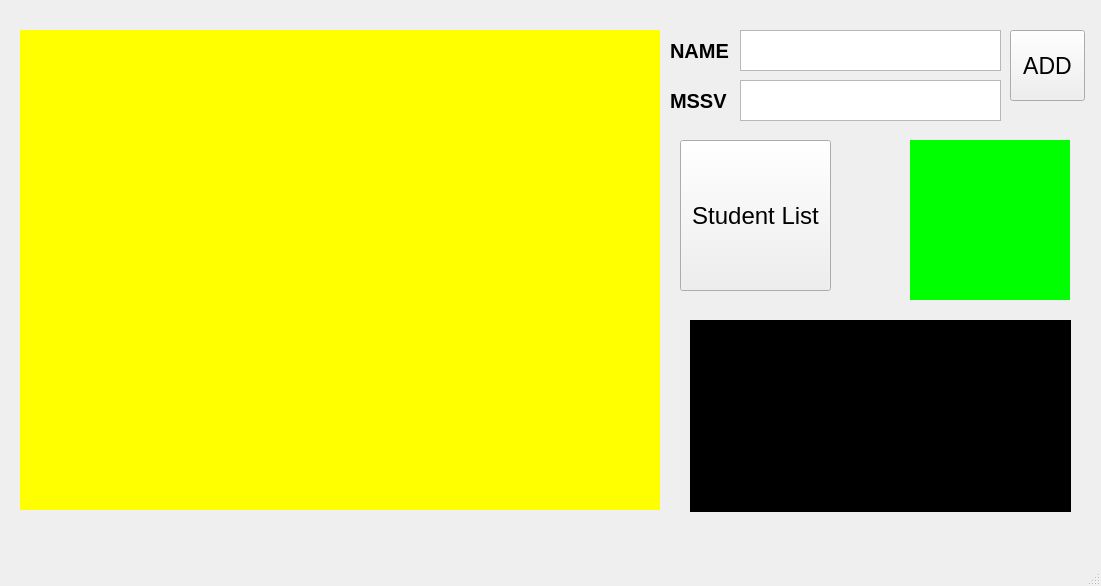
<?xml version="1.0" encoding="UTF-8"?>
<ui version="4.0">
 <class>MainWindow</class>
 <widget class="QMainWindow" name="MainWindow">
  <property name="geometry">
   <rect>
    <x>0</x>
    <y>0</y>
    <width>1101</width>
    <height>586</height>
   </rect>
  </property>
  <property name="windowTitle">
   <string>MainWindow</string>
  </property>
  <property name="styleSheet">
   <string notr="true"/>
  </property>
  <widget class="QWidget" name="centralwidget">
   <widget class="QLabel" name="frame">
    <property name="geometry">
     <rect>
      <x>20</x>
      <y>30</y>
      <width>640</width>
      <height>480</height>
     </rect>
    </property>
    <property name="autoFillBackground">
     <bool>false</bool>
    </property>
    <property name="styleSheet">
     <string notr="true">background-color: rgb(255, 255, 0);</string>
    </property>
    <property name="text">
     <string/>
    </property>
   </widget>
   <widget class="QPushButton" name="add">
    <property name="geometry">
     <rect>
      <x>1010</x>
      <y>30</y>
      <width>75</width>
      <height>71</height>
     </rect>
    </property>
    <property name="font">
     <font>
      <pointsize>17</pointsize>
     </font>
    </property>
    <property name="text">
     <string>ADD</string>
    </property>
   </widget>
   <widget class="QPushButton" name="student_list">
    <property name="geometry">
     <rect>
      <x>680</x>
      <y>140</y>
      <width>151</width>
      <height>151</height>
     </rect>
    </property>
    <property name="font">
     <font>
      <pointsize>18</pointsize>
     </font>
    </property>
    <property name="text">
     <string>Student List</string>
    </property>
   </widget>
   <widget class="QLabel" name="face">
    <property name="geometry">
     <rect>
      <x>910</x>
      <y>140</y>
      <width>160</width>
      <height>160</height>
     </rect>
    </property>
    <property name="styleSheet">
     <string notr="true">background-color: rgb(0, 255, 0);</string>
    </property>
    <property name="text">
     <string/>
    </property>
   </widget>
   <widget class="QTextEdit" name="mssv_input">
    <property name="geometry">
     <rect>
      <x>740</x>
      <y>80</y>
      <width>261</width>
      <height>41</height>
     </rect>
    </property>
    <property name="font">
     <font>
      <pointsize>18</pointsize>
     </font>
    </property>
    <property name="html">
     <string>&lt;!DOCTYPE HTML PUBLIC &quot;-//W3C//DTD HTML 4.0//EN&quot; &quot;http://www.w3.org/TR/REC-html40/strict.dtd&quot;&gt;
&lt;html&gt;&lt;head&gt;&lt;meta name=&quot;qrichtext&quot; content=&quot;1&quot; /&gt;&lt;style type=&quot;text/css&quot;&gt;
p, li { white-space: pre-wrap; }
&lt;/style&gt;&lt;/head&gt;&lt;body style=&quot; font-family:'MS Shell Dlg 2'; font-size:18pt; font-weight:400; font-style:normal;&quot;&gt;
&lt;p style=&quot;-qt-paragraph-type:empty; margin-top:0px; margin-bottom:0px; margin-left:0px; margin-right:0px; -qt-block-indent:0; text-indent:0px;&quot;&gt;&lt;br /&gt;&lt;/p&gt;&lt;/body&gt;&lt;/html&gt;</string>
    </property>
   </widget>
   <widget class="QTextEdit" name="name_input">
    <property name="geometry">
     <rect>
      <x>740</x>
      <y>30</y>
      <width>261</width>
      <height>41</height>
     </rect>
    </property>
    <property name="font">
     <font>
      <pointsize>18</pointsize>
     </font>
    </property>
    <property name="html">
     <string>&lt;!DOCTYPE HTML PUBLIC &quot;-//W3C//DTD HTML 4.0//EN&quot; &quot;http://www.w3.org/TR/REC-html40/strict.dtd&quot;&gt;
&lt;html&gt;&lt;head&gt;&lt;meta name=&quot;qrichtext&quot; content=&quot;1&quot; /&gt;&lt;style type=&quot;text/css&quot;&gt;
p, li { white-space: pre-wrap; }
&lt;/style&gt;&lt;/head&gt;&lt;body style=&quot; font-family:'MS Shell Dlg 2'; font-size:18pt; font-weight:400; font-style:normal;&quot;&gt;
&lt;p style=&quot;-qt-paragraph-type:empty; margin-top:0px; margin-bottom:0px; margin-left:0px; margin-right:0px; -qt-block-indent:0; text-indent:0px; font-size:14pt;&quot;&gt;&lt;br /&gt;&lt;/p&gt;&lt;/body&gt;&lt;/html&gt;</string>
    </property>
   </widget>
   <widget class="QTextBrowser" name="check_log">
    <property name="geometry">
     <rect>
      <x>690</x>
      <y>320</y>
      <width>381</width>
      <height>192</height>
     </rect>
    </property>
    <property name="font">
     <font>
      <pointsize>12</pointsize>
     </font>
    </property>
    <property name="styleSheet">
     <string notr="true">background-color: rgb(0, 0, 0);
color: rgb(56, 255, 1);</string>
    </property>
    <property name="horizontalScrollBarPolicy">
     <enum>Qt::ScrollBarAsNeeded</enum>
    </property>
   </widget>
   <widget class="QLabel" name="mssv">
    <property name="geometry">
     <rect>
      <x>670</x>
      <y>90</y>
      <width>71</width>
      <height>21</height>
     </rect>
    </property>
    <property name="font">
     <font>
      <pointsize>15</pointsize>
      <weight>75</weight>
      <bold>true</bold>
     </font>
    </property>
    <property name="text">
     <string>MSSV</string>
    </property>
   </widget>
   <widget class="QLabel" name="name">
    <property name="geometry">
     <rect>
      <x>670</x>
      <y>40</y>
      <width>71</width>
      <height>21</height>
     </rect>
    </property>
    <property name="font">
     <font>
      <pointsize>15</pointsize>
      <weight>75</weight>
      <bold>true</bold>
     </font>
    </property>
    <property name="text">
     <string>NAME</string>
    </property>
   </widget>
  </widget>
  <widget class="QMenuBar" name="menubar">
   <property name="geometry">
    <rect>
     <x>0</x>
     <y>0</y>
     <width>1101</width>
     <height>21</height>
    </rect>
   </property>
  </widget>
  <widget class="QStatusBar" name="statusbar"/>
 </widget>
 <resources/>
 <connections/>
</ui>
